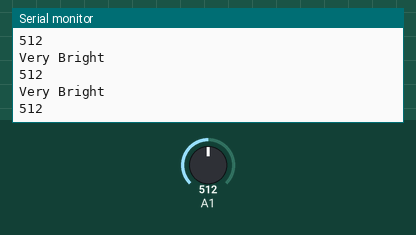
Simulated run of this sketch. Board: Arduino Uno, built with avr-gcc and run on an emulated ATmega328P. On the bench: the last lines printed to the serial monitor. Inputs (shaded band) come from the test bench; at power-on: A1 = 512.

Above: at 1.2 s.
1.3 s: A1 set to 483
At 2.3 s:
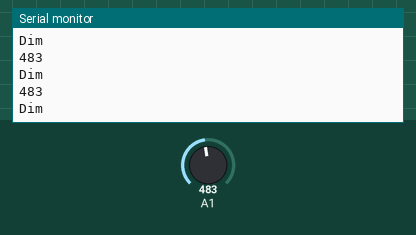
2.9 s: A1 set to 510
At 3.4 s:
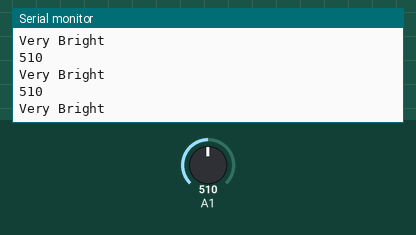
Timing chart, 0 to 5.9 s (numbered marks = the images above; inputs shaded):
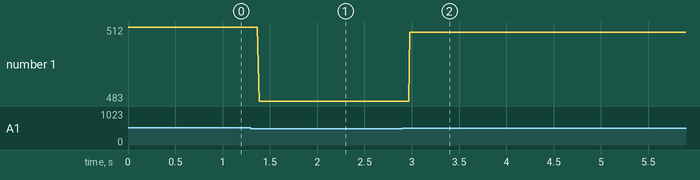

The sketch:

ldr-day_night.ino
```cpp
void setup()
{
  Serial.begin(9600);
}

void loop()
{
  int value = analogRead(A1);
  if (value >= 500)
  {
    Serial.println(value);
    Serial.println("Very Bright");
  }
  else
  {
    Serial.println(value);
    Serial.println("Dim");
  }
}
```

Measured:
- the behaviour switches between 500 and 499 on A1 (found by bisection; images 0 and 1)
- after the input at 1.3 s, the serial monitor: prints a new line after 0.09 s (image 1)
- after the input at 2.9 s, the serial monitor: prints a new line after 0.08 s (image 2)
- plotted number 1: 512 → 483 after the input at 1.3 s, 483 → 510 after the input at 2.9 s
